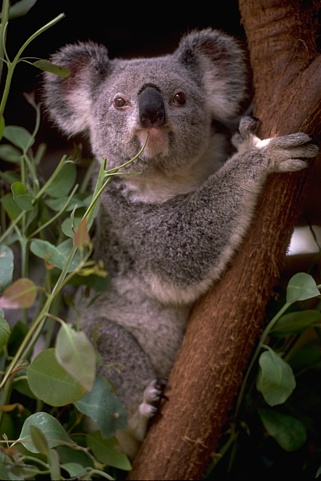
#> input picture static/koala.jpg, 321 x 481 px
$ jupyter execute --allow-errors 'Example 1 - Single-Image Super Resolution.ipynb'
#> lines starting #> are read from the running program, lines starting #| are printed output that depends on the picture
[cell 1]
# Some standard imports
import io
import numpy as np
import torch

from torch import nn
import torch.utils.model_zoo as model_zoo

# Super Resolution model definition in PyTorch
import torch.nn as nn
import torch.nn.init as init

# Import custom library for kernel transformations
import upsampling.layers as L

[cell 2]
# The model `<https://github.com/pytorch/examples/blob/master/super_resolution/model.py>`
# comes directly from PyTorch's examples with a minor modification to fuse convolution and
# pixel shuffle operations into a deconvolution.

class SuperResolutionNet(nn.Module):
    def __init__(self, upscale_factor, inplace=False):
        super(SuperResolutionNet, self).__init__()

        self.relu = nn.ReLU(inplace=inplace)
        self.conv1 = nn.Conv2d(1, 64, (5, 5), (1, 1), (2, 2))
        self.conv2 = nn.Conv2d(64, 64, (3, 3), (1, 1), (1, 1))
        self.conv3 = nn.Conv2d(64, 32, (3, 3), (1, 1), (1, 1))

        # This is the original forward pass
        self.conv4 = nn.Conv2d(32, upscale_factor ** 2, (3, 3), (1, 1), (1, 1))
        self.pixel_shuffle = nn.PixelShuffle(upscale_factor)

        # We are replacing conv4 + pixel_shuffle with this. However, because
        # we are loading the weights from the PyTorch example, we initialize
        # this later using Weight Shuffle (and bias shuffle)
        self.deconv_layer = None
        self.deconv_bias = None
        self._deconv_pass = False

        self._initialize_weights()

    # [38 lines left out: functions transform_convolution_to_deconvolution, deconvolution, forward, _initialize_weights, not called in this run]

[cell 3]
import os, pathlib
from PIL import Image
from torchvision.transforms import ToTensor

def process_input_image(image_path:str) -> torch.Tensor:
    # From <https://github.com/pytorch/examples/blob/master/super_resolution/super_resolve.py>
#> called with image_path = 'static/koala.jpg'
    img = Image.open(image_path).convert('YCbCr')
#> img: PIL image 321x481 YCbCr; mean of channels 0, 1, 2 61.1, 119.4, 134.4
    y, cb, cr = img.split()
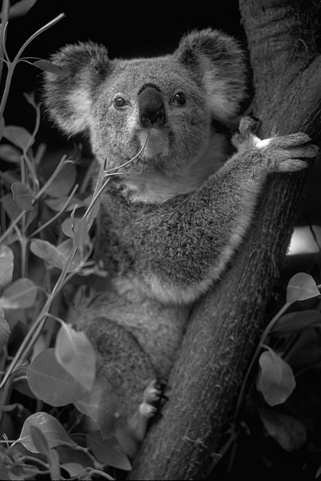
#> y: PIL image 321x481 L; min 0, max 255, mean 61.1
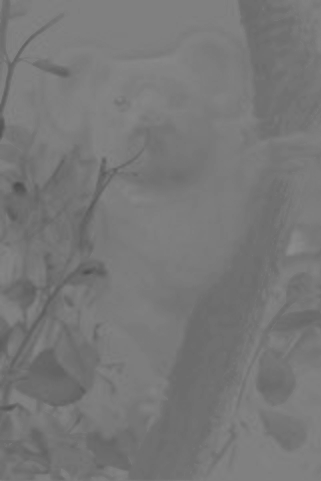
#> cb: PIL image 321x481 L; min 77, max 140, mean 119.4
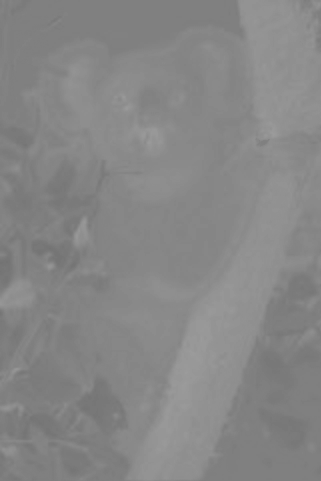
#> cr: PIL image 321x481 L; min 115, max 155, mean 134.4
    img_to_tensor = ToTensor()
    return img_to_tensor(y).view(1, -1, y.size[1], y.size[0]), cb, cr

# [11 lines left out: function process_output_image, not called in this run]
